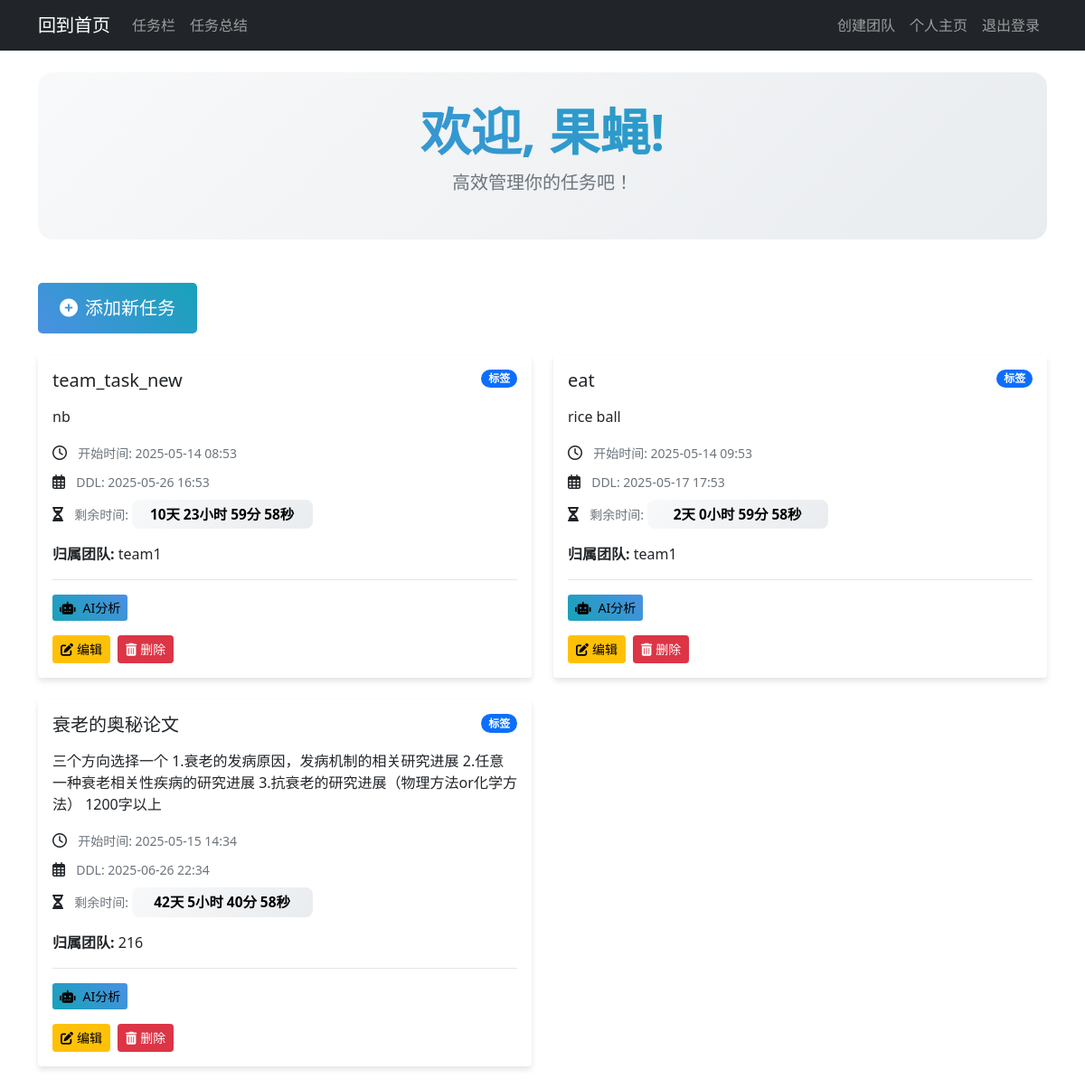
The app's page /dashboard (signed in) with its own data.
### app.py (models this page shows, shortened)
class User(db.Model):
    id = db.Column(db.Integer, primary_key=True)
    username = db.Column(db.String(20), unique=True, nullable=False)
    email = db.Column(db.String(120), unique=True, nullable=False)
    password = db.Column(db.String(60), nullable=False)
    profile_picture = db.Column(db.String(20), nullable=True)  # Changed to nullable
    bio = db.Column(db.Text, nullable=True)
    created_at = db.Column(db.DateTime, nullable=True)  # Changed to nullable
    data = db.relationship('UserData',back_populates='user')
    is_admin = db.Column(db.Boolean, default=False)

class UserData(db.Model):
    id = db.Column(db.Integer, primary_key=True)
    title = db.Column(db.String(100), nullable=False)
    content = db.Column(db.Text, nullable=False)
    created_at = db.Column(db.DateTime, nullable=False, default=datetime.utcnow)
    deadline = db.Column(db.DateTime, nullable=True)  # New field
    ai_analysis = db.Column(db.Text, nullable=True)   # New field
    updated_at = db.Column(db.DateTime, nullable=False, default=datetime.utcnow, onupdate=datetime.utcnow)
    user_id = db.Column(db.Integer, db.ForeignKey('user.id'), nullable=False)
    user = db.relationship('User',back_populates='data')
    team_id = db.Column(db.Integer, db.ForeignKey('team.id'), nullable=True)  # 关联团队
    team = db.relationship('Team', backref='tasks')
    def get_time_remaining(self):
        if not self.deadline:
            return None
        now = datetime.utcnow()
        if now > self.deadline:
            return "Overdue"
        time_left = self.deadline - now
        days = time_left.days
        hours = time_left.seconds // 3600
        minutes = (time_left.seconds % 3600) // 60
        return f"{days}d {hours}h {minutes}m"

class Team(db.Model):
    id = db.Column(db.Integer, primary_key=True)
    name = db.Column(db.String(100), nullable=False)
    description = db.Column(db.Text, nullable=True)
    members = db.relationship('User', secondary='team_members', backref='teams')

### app.py (the view)
@app.route('/dashboard')
@login_required
def dashboard():
    user = User.query.get_or_404(session['user_id'])
    teams = user.teams
    tasks = UserData.query.filter(UserData.team_id.in_([team.id for team in teams])).all()
    for data in tasks:
        time_remaining = data.get_time_remaining()
        if time_remaining:
            print(f"Task {data.title} has {time_remaining} remaining")
    return render_template('dashboard.html', user=user, user_data=tasks)

### app.py (called while the page is built)
def login_required(f):
    @wraps(f)
    def decorated_function(*args, **kwargs):
        if 'user_id' not in session:
            flash('Please log in to access this page.', 'warning')
            return redirect(url_for('login'))
        return f(*args, **kwargs)
    return decorated_function

### templates/dashboard.html (shortened to what this page needs)
{% extends "base.html" %}
{% block content %}
<div class="container mt-4">
    <div class="welcome-section text-center mb-5">
        <h1 class="display-4 fw-bold text-gradient">欢迎, {{ user.username }}!</h1>
        <p class="lead text-muted">高效管理你的任务吧！</p>
    </div>
    <div class="row mb-4">
        <div class="col">
            <a href="{{ url_for('add_data') }}" class="btn btn-primary btn-lg add-task-btn">
                <i class="fas fa-plus-circle me-2"></i>添加新任务
            </a>
        </div>
    </div>
    <div class="row">
        {% for data in user_data %}
        <div class="col-md-6 mb-4">
            <div class="card task-card h-100">
                <div class="card-body">
                    <div class="d-flex justify-content-between align-items-start mb-3">
                        <h5 class="card-title mb-0">{{ data.title }}</h5>
                        <span class="badge bg-primary rounded-pill">标签</span>
                    </div>
                    <p class="card-text">{{ data.content }}</p>
                    <div class="task-meta mb-3">
                        <p class="card-text mb-2">
                            <i class="far fa-clock me-2"></i>
                            <small class="text-muted">开始时间: {{ data.created_at.strftime('%Y-%m-%d %H:%M') }}</small>
                        </p>
                        {% if data.deadline %}
                        <p class="card-text mb-2">
                            <i class="far fa-calendar-alt me-2"></i>
                            <small class="text-muted">DDL: {{ data.deadline.strftime('%Y-%m-%d %H:%M') }}</small>
                        </p>
                        <p class="card-text">
                            <i class="fas fa-hourglass-half me-2"></i>
                            <small class="text-muted">剩余时间: <span class="countdown" data-deadline="{{ data.deadline.strftime('%Y-%m-%d %H:%M:%S') }}">Loading...</span></small>
                        </p>
                        {% endif %}
                    </div>
                     <p><strong>归属团队:</strong> {{ data.team.name if data.team else 'No team assigned' }}</p>
                    <div class="ai-analysis-section mt-3">
                        <button class="btn btn-info btn-sm analyze-btn" data-task-id="{{ data.id }}">
                            <i class="fas fa-robot me-2"></i>AI分析
                        </button>
                    </div>
                    <div class="task-actions mt-3">
                        <a href="{{ url_for('edit_data', data_id=data.id) }}" class="btn btn-warning btn-sm">
                            <i class="fas fa-edit me-1"></i>编辑
                        </a>
                        <a href="{{ url_for('delete_data', data_id=data.id) }}" class="btn btn-danger btn-sm" onclick="return confirm('Are you sure you want to delete this task?')">
                            <i class="fas fa-trash-alt me-1"></i>删除
                        </a>
                    </div>
                </div>
            </div>
        </div>
        {% endfor %}
    </div>
</div>
{% endblock %}

### templates/dashboard.html (style rules this page uses)
:root { --primary-color: #4a90e2; --secondary-color: #6c757d; --success-color: #28a745; --danger-color: #dc3545; --warning-color: #ffc107; --info-color: #17a2b8; --light-color: #f8f9fa; --dark-color: #343a40; }
.welcome-section { padding: 2rem 0; background: linear-gradient(135deg, #f8f9fa 0%, #e9ecef 100%); border-radius: 1rem; margin-bottom: 2rem; }
.text-gradient { background: linear-gradient(45deg, var(--primary-color), var(--info-color)); -webkit-background-clip: text; -webkit-text-fill-color: transparent; }
.task-card { transition: transform 0.3s ease, box-shadow 0.3s ease; border: none; box-shadow: 0 4px 6px rgba(0, 0, 0, 0.1); }
.add-task-btn { background: linear-gradient(45deg, var(--primary-color), var(--info-color)); border: none; padding: 0.8rem 1.5rem; transition: transform 0.2s ease; }
.analyze-btn { background: linear-gradient(45deg, var(--info-color), var(--primary-color)); border: none; transition: all 0.3s ease; }
.ai-analysis-section { border-top: 1px solid rgba(0, 0, 0, 0.1); padding-top: 1rem; }
.countdown { font-weight: bold; font-size: 1.1em; padding: 0.3rem 0.6rem; border-radius: 0.5rem; background: linear-gradient(135deg, #f8f9fa 0%, #e9ecef 100%); display: inline-block; min-width: 200px; text-align: center; }
.task-actions { display: flex; gap: 0.5rem; }
.task-actions .btn { transition: all 0.3s ease; }

### records on screen
User: username "果蝇"
UserData: title "team_task_new", content "nb", created_at "2025-05-14 08:53", deadline "2025-05-26 16:53", team "team1"
UserData: title "eat", content "rice ball", created_at "2025-05-14 09:53", deadline "2025-05-17 17:53", team "team1"
UserData: title "衰老的奥秘论文", content "三个方向选择一个 1.衰老的发病原因，发病机制的相关研究进展 2.任意一种衰老相关性疾病的研究进展 3.抗衰老的研究进展（物理方法or化学方法） 1200字以上", created_at "2025-05-15 14:34", deadline "2025-06-26 22:34", team "216"
